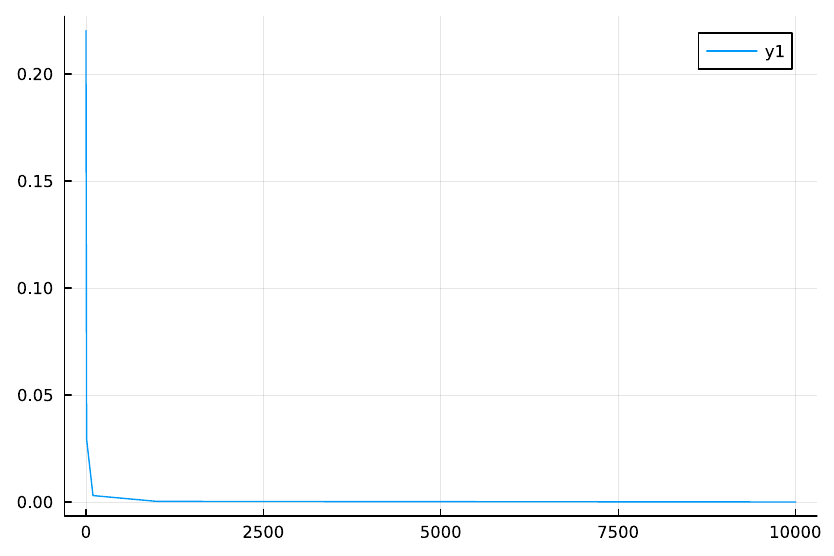

Here is the Julia script that generated this plot:
#!/usr/bin/env julia

using Plots

function Basel(nc)
	 a = 0
	 for n = 1:nc
	     a += 1/n^2
	 end
	 return sqrt(6a)
end

function test()
	 ncs = [1, 10, 100, 1000, 10000]
	 bs = []
	 for nc in ncs
	     b = Basel(nc)
	     push!(bs,abs(π-b)/π)
	     ##println("バーゼル級数和(nc = &nc): ",b,"\t",abs(π-b)/π)
	 end
	 return ncs, bs
end

ncs, bs = test()

using Plots
plot(ncs, bs)
savefig("basel.pdf")
plot(ncs,bs,xscale=:log10, yscale=:log10,markershape= :circle, label ="Basel", xlabel="cutoff num", ylabel="relative error")
savefig("basellog.pdf")
